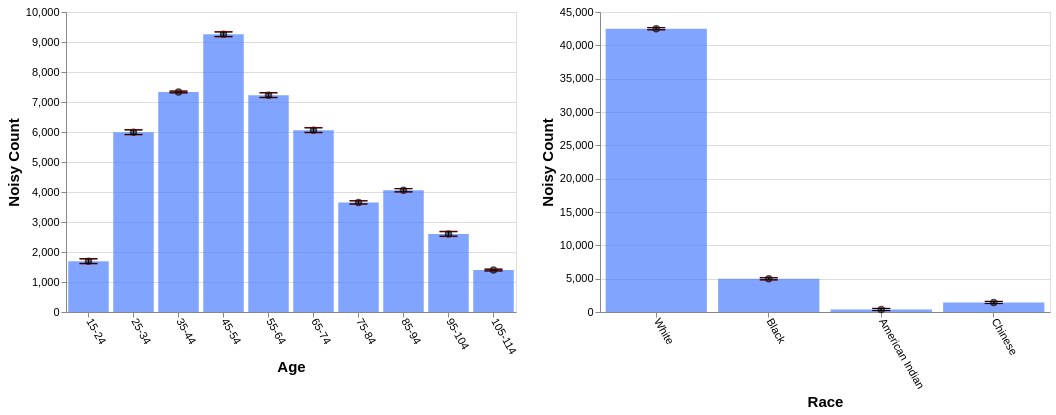

Write a Vega-Lite specification for this figure.
### Vega-Lite specification from a JSON file in a GitHub repository (floating-point values rounded to 4 significant figures)
{"config": {"view": {"continuousWidth": 400, "continuousHeight": 300}, "axis": {"labelFontSize": 11, "titleFontSize": 15}, "axisBottom": {"labelAngle": 60}}, "hconcat": [{"layer": [{"mark": "bar", "encoding": {"color": {"value": "transparent"}, "tooltip": [{"aggregate": "sum", "field": "noisy_count", "title": "noisy count", "type": "quantitative"}, {"aggregate": "sum", "field": "noisy_count_prev", "title": "prev count", "type": "quantitative"}, {"aggregate": "sum", "field": "error", "title": "current error", "type": "quantitative"}, {"aggregate": "sum", "field": "error_prev", "title": "prev error", "type": "quantitative"}], "x": {"field": "age", "sort": null, "title": "Age", "type": "ordinal"}}, "height": 300, "selection": {"selector689": {"type": "interval", "encodings": ["x"]}}, "transform": [{"filter": {"selection": "selector690"}}], "width": 450}, {"mark": {"type": "bar", "color": "gray", "opacity": 0}, "encoding": {"x": {"field": "age", "sort": null, "title": "Age", "type": "ordinal"}, "y": {"aggregate": "sum", "field": "noisy_count_prev", "type": "quantitative"}}, "transform": [{"filter": {"selection": "selector690"}}]}, {"mark": {"type": "bar", "color": "#4C7FFF", "opacity": 0.7}, "encoding": {"x": {"field": "age", "sort": null, "title": "Age", "type": "ordinal"}, "y": {"aggregate": "sum", "field": "noisy_count", "type": "quantitative"}}, "transform": [{"filter": {"selection": "selector690"}}]}, {"mark": {"type": "point", "color": "black", "opacity": 0.7}, "encoding": {"x": {"field": "age", "sort": null, "title": "Age", "type": "ordinal"}, "y": {"aggregate": "sum", "field": "noisy_count", "title": "Noisy Count", "type": "quantitative"}}, "transform": [{"filter": {"selection": "selector690"}}]}, {"mark": {"type": "rule", "color": "#B6B6B6", "size": 2, "strokeDash": [3, 3]}, "encoding": {"x": {"field": "age", "sort": null, "title": "Age", "type": "ordinal"}, "y": {"aggregate": "sum", "field": "plus_error_prev_age", "title": "", "type": "quantitative"}, "y2": {"aggregate": "sum", "field": "minus_error_prev_age", "title": ""}}, "transform": [{"filter": {"selection": "selector690"}}]}, {"mark": {"type": "tick", "color": "#B90000", "size": 0, "strokeDash": [1, 1]}, "encoding": {"x": {"field": "age", "sort": null, "title": "Age", "type": "ordinal"}, "y": {"aggregate": "sum", "field": "plus_error_prev_age", "type": "quantitative"}}, "transform": [{"filter": {"selection": "selector690"}}]}, {"mark": {"type": "tick", "color": "#B90000", "size": 0, "strokeDash": [3, 1]}, "encoding": {"x": {"field": "age", "sort": null, "title": "Age", "type": "ordinal"}, "y": {"aggregate": "sum", "field": "minus_error_prev_age", "type": "quantitative"}}, "transform": [{"filter": {"selection": "selector690"}}]}, {"mark": {"type": "rule", "color": "black", "size": 2}, "encoding": {"x": {"field": "age", "sort": null, "title": "Age", "type": "ordinal"}, "y": {"aggregate": "sum", "field": "plus_error", "title": "", "type": "quantitative"}, "y2": {"aggregate": "sum", "field": "minus_error", "title": ""}}, "transform": [{"filter": {"selection": "selector690"}}]}, {"mark": {"type": "tick", "color": "black", "width": 0}, "encoding": {"x": {"field": "age", "sort": null, "title": "Age", "type": "ordinal"}, "y": {"aggregate": "sum", "field": "plus_error", "type": "quantitative"}}, "transform": [{"filter": {"selection": "selector690"}}]}, {"mark": {"type": "tick", "color": "black", "width": 0}, "encoding": {"x": {"field": "age", "sort": null, "title": "Age", "type": "ordinal"}, "y": {"aggregate": "sum", "field": "minus_error", "type": "quantitative"}}, "transform": [{"filter": {"selection": "selector690"}}]}]}, {"layer": [{"mark": "bar", "encoding": {"color": {"value": "transparent"}, "tooltip": [{"aggregate": "sum", "field": "noisy_count", "title": "noisy count", "type": "quantitative"}, {"aggregate": "sum", "field": "noisy_count_prev", "title": "prev count", "type": "quantitative"}, {"aggregate": "sum", "field": "error", "title": "current error", "type": "quantitative"}, {"aggregate": "sum", "field": "error_prev", "title": "prev error", "type": "quantitative"}], "x": {"field": "race", "sort": null, "title": "Race", "type": "ordinal"}}, "height": 300, "selection": {"selector690": {"type": "interval", "encodings": ["x"]}}, "transform": [{"filter": {"selection": "selector689"}}], "width": 450}, {"mark": {"type": "bar", "color": "gray", "opacity": 0}, "encoding": {"x": {"field": "race", "sort": null, "title": "Race", "type": "ordinal"}, "y": {"aggregate": "sum", "field": "noisy_count_prev", "type": "quantitative"}}, "transform": [{"filter": {"selection": "selector689"}}]}, {"mark": {"type": "bar", "color": "#4C7FFF", "opacity": 0.7}, "encoding": {"x": {"field": "race", "sort": null, "title": "Race", "type": "ordinal"}, "y": {"aggregate": "sum", "field": "noisy_count", "type": "quantitative"}}, "transform": [{"filter": {"selection": "selector689"}}]}, {"mark": {"type": "point", "color": "black", "opacity": 0.7}, "encoding": {"x": {"field": "race", "sort": null, "title": "Race", "type": "ordinal"}, "y": {"aggregate": "sum", "field": "noisy_count", "title": "Noisy Count", "type": "quantitative"}}, "transform": [{"filter": {"selection": "selector689"}}]}, {"mark": {"type": "rule", "color": "#B6B6B6", "size": 2, "strokeDash": [3, 3]}, "encoding": {"x": {"field": "race", "sort": null, "title": "Race", "type": "ordinal"}, "y": {"aggregate": "sum", "field": "plus_error_prev_race", "title": "", "type": "quantitative"}, "y2": {"aggregate": "sum", "field": "minus_error_prev_race", "title": ""}}, "transform": [{"filter": {"selection": "selector689"}}]}, {"mark": {"type": "tick", "color": "#B90000", "size": 0, "strokeDash": [1, 1]}, "encoding": {"x": {"field": "race", "sort": null, "title": "Race", "type": "ordinal"}, "y": {"aggregate": "sum", "field": "plus_error_prev_race", "type": "quantitative"}}, "transform": [{"filter": {"selection": "selector689"}}]}, {"mark": {"type": "tick", "color": "#B90000", "size": 0, "strokeDash": [3, 1]}, "encoding": {"x": {"field": "race", "sort": null, "title": "Race", "type": "ordinal"}, "y": {"aggregate": "sum", "field": "minus_error_prev_race", "type": "quantitative"}}, "transform": [{"filter": {"selection": "selector689"}}]}, {"mark": {"type": "rule", "color": "black", "size": 2}, "encoding": {"x": {"field": "race", "sort": null, "title": "Race", "type": "ordinal"}, "y": {"aggregate": "sum", "field": "plus_error", "title": "", "type": "quantitative"}, "y2": {"aggregate": "sum", "field": "minus_error", "title": ""}}, "transform": [{"filter": {"selection": "selector689"}}]}, {"mark": {"type": "tick", "color": "black", "width": 0}, "encoding": {"x": {"field": "race", "sort": null, "title": "Race", "type": "ordinal"}, "y": {"aggregate": "sum", "field": "plus_error", "type": "quantitative"}}, "transform": [{"filter": {"selection": "selector689"}}]}, {"mark": {"type": "tick", "color": "black", "width": 0}, "encoding": {"x": {"field": "race", "sort": null, "title": "Race", "type": "ordinal"}, "y": {"aggregate": "sum", "field": "minus_error", "type": "quantitative"}}, "transform": [{"filter": {"selection": "selector689"}}]}]}], "data": {"name": "data-d3e32fc09ec2f31982d938ad856381fc"}, "$schema": "https://vega.github.io/schema/vega-lite/v4.17.0.json", "datasets": {"data-d3e32fc09ec2f31982d938ad856381fc": [{"age": "15-24", "race": "White", "noisy_count": 1308.0, "true_count": 1271.0, "plus_error": 1326.0, "minus_error": 1290.0, "error": 17.9, "noisy_count_prev": 1303.0, "true_count_prev": 1271.0, "plus_error_prev": 1325.0, "minus_error_prev": 1281.0, "error_prev": 22.4, "plus_error_prev_age": 1330.0, "minus_error_prev_age": 1285.0, "plus_error_prev_race": 1327.0, "minus_error_prev_race": 1282.0}, {"age": "15-24", "race": "Black", "noisy_count": 125.2, "true_count": 192.0, "plus_error": 143.1, "minus_error": 107.3, "error": 17.9, "noisy_count_prev": 123.5, "true_count_prev": 192.0, "plus_error_prev": 145.9, "minus_error_prev": 101.1, "error_prev": 22.4, "plus_error_prev_age": 150.2, "minus_error_prev_age": 105.4, "plus_error_prev_race": 146.6, "minus_error_prev_race": 101.8}, {"age": "15-24", "race": "American Indian", "noisy_count": 91.0, "true_count": 31.0, "plus_error": 108.9, "minus_error": 73.1, "error": 17.9, "noisy_count_prev": 83.8, "true_count_prev": 31.0, "plus_error_prev": 106.1, "minus_error_prev": 61.4, "error_prev": 22.4, "plus_error_prev_age": 110.4, "minus_error_prev_age": 65.67, "plus_error_prev_race": 102.5, "minus_error_prev_race": 57.82}, {"age": "15-24", "race": "Chinese", "noisy_count": 169.1, "true_count": 62.0, "plus_error": 187.0, "minus_error": 151.2, "error": 17.9, "noisy_count_prev": 165.6, "true_count_prev": 62.0, "plus_error_prev": 188.0, "minus_error_prev": 143.2, "error_prev": 22.4, "plus_error_prev_age": 192.3, "minus_error_prev_age": 147.5, "plus_error_prev_race": 188.1, "minus_error_prev_race": 143.3}, {"age": "25-34", "race": "White", "noisy_count": 5027.0, "true_count": 5110.0, "plus_error": 5045.0, "minus_error": 5010.0, "error": 17.9, "noisy_count_prev": 5029.0, "true_count_prev": 5110.0, "plus_error_prev": 5051.0, "minus_error_prev": 5007.0, "error_prev": 22.4, "plus_error_prev_age": 5049.0, "minus_error_prev_age": 5004.0, "plus_error_prev_race": 5053.0, "minus_error_prev_race": 5008.0}, {"age": "25-34", "race": "Black", "noisy_count": 703.0, "true_count": 700.0, "plus_error": 720.9, "minus_error": 685.1, "error": 17.9, "noisy_count_prev": 705.9, "true_count_prev": 700.0, "plus_error_prev": 728.3, "minus_error_prev": 683.6, "error_prev": 22.4, "plus_error_prev_age": 725.4, "minus_error_prev_age": 680.7, "plus_error_prev_race": 729.0, "minus_error_prev_race": 684.3}, {"age": "25-34", "race": "American Indian", "noisy_count": 52.2, "true_count": 83.0, "plus_error": 70.1, "minus_error": 34.3, "error": 17.9, "noisy_count_prev": 68.6, "true_count_prev": 83.0, "plus_error_prev": 91.0, "minus_error_prev": 46.2, "error_prev": 22.4, "plus_error_prev_age": 88.15, "minus_error_prev_age": 43.35, "plus_error_prev_race": 87.42, "minus_error_prev_race": 42.62}, {"age": "25-34", "race": "Chinese", "noisy_count": 209.7, "true_count": 244.0, "plus_error": 227.6, "minus_error": 191.8, "error": 17.9, "noisy_count_prev": 200.2, "true_count_prev": 244.0, "plus_error_prev": 222.6, "minus_error_prev": 177.9, "error_prev": 22.4, "plus_error_prev_age": 219.7, "minus_error_prev_age": 175.0, "plus_error_prev_race": 222.7, "minus_error_prev_race": 178.0}, {"age": "35-44", "race": "White", "noisy_count": 6204.0, "true_count": 6181.0, "plus_error": 6211.0, "minus_error": 6197.0, "error": 6.6, "noisy_count_prev": 6200.0, "true_count_prev": 6181.0, "plus_error_prev": 6208.0, "minus_error_prev": 6191.0, "error_prev": 8.6, "plus_error_prev_age": 6208.0, "minus_error_prev_age": 6191.0, "plus_error_prev_race": 6210.0, "minus_error_prev_race": 6193.0}, {"age": "35-44", "race": "Black", "noisy_count": 825.3, "true_count": 793.0, "plus_error": 831.9, "minus_error": 818.7, "error": 6.6, "noisy_count_prev": 826.7, "true_count_prev": 793.0, "plus_error_prev": 835.3, "minus_error_prev": 818.1, "error_prev": 8.6, "plus_error_prev_age": 835.4, "minus_error_prev_age": 818.2, "plus_error_prev_race": 836.0, "minus_error_prev_race": 818.8}, {"age": "35-44", "race": "American Indian", "noisy_count": 53.9, "true_count": 93.0, "plus_error": 60.5, "minus_error": 47.3, "error": 6.6, "noisy_count_prev": 56.4, "true_count_prev": 93.0, "plus_error_prev": 64.9, "minus_error_prev": 47.8, "error_prev": 8.6, "plus_error_prev_age": 65.03, "minus_error_prev_age": 47.92, "plus_error_prev_race": 61.32, "minus_error_prev_race": 44.22}, {"age": "35-44", "race": "Chinese", "noisy_count": 251.1, "true_count": 265.0, "plus_error": 257.7, "minus_error": 244.5, "error": 6.6, "noisy_count_prev": 251.2, "true_count_prev": 265.0, "plus_error_prev": 259.8, "minus_error_prev": 242.6, "error_prev": 8.6, "plus_error_prev_age": 259.9, "minus_error_prev_age": 242.7, "plus_error_prev_race": 259.9, "minus_error_prev_race": 242.7}, {"age": "45-54", "race": "White", "noisy_count": 7995.0, "true_count": 7988.0, "plus_error": 8013.0, "minus_error": 7977.0, "error": 17.9, "noisy_count_prev": 7998.0, "true_count_prev": 7988.0, "plus_error_prev": 8020.0, "minus_error_prev": 7975.0, "error_prev": 22.4, "plus_error_prev_age": 8015.0, "minus_error_prev_age": 7970.0, "plus_error_prev_race": 8022.0, "minus_error_prev_race": 7977.0}, {"age": "45-54", "race": "Black", "noisy_count": 878.3, "true_count": 967.0, "plus_error": 896.2, "minus_error": 860.4, "error": 17.9, "noisy_count_prev": 883.4, "true_count_prev": 967.0, "plus_error_prev": 905.7, "minus_error_prev": 861.0, "error_prev": 22.4, "plus_error_prev_age": 901.1, "minus_error_prev_age": 856.4, "plus_error_prev_race": 906.4, "minus_error_prev_race": 861.7}, {"age": "45-54", "race": "American Indian", "noisy_count": 107.9, "true_count": 112.0, "plus_error": 125.8, "minus_error": 90.0, "error": 17.9, "noisy_count_prev": 111.8, "true_count_prev": 112.0, "plus_error_prev": 134.2, "minus_error_prev": 89.5, "error_prev": 22.4, "plus_error_prev_age": 129.6, "minus_error_prev_age": 84.9, "plus_error_prev_race": 130.6, "minus_error_prev_race": 85.92}, {"age": "45-54", "race": "Chinese", "noisy_count": 276.8, "true_count": 266.0, "plus_error": 294.7, "minus_error": 258.9, "error": 17.9, "noisy_count_prev": 283.8, "true_count_prev": 266.0, "plus_error_prev": 306.2, "minus_error_prev": 261.5, "error_prev": 22.4, "plus_error_prev_age": 301.6, "minus_error_prev_age": 256.9, "plus_error_prev_race": 306.3, "minus_error_prev_race": 261.6}, {"age": "55-64", "race": "White", "noisy_count": 6306.0, "true_count": 6252.0, "plus_error": 6324.0, "minus_error": 6288.0, "error": 17.9, "noisy_count_prev": 6294.0, "true_count_prev": 6252.0, "plus_error_prev": 6317.0, "minus_error_prev": 6272.0, "error_prev": 22.4, "plus_error_prev_age": 6319.0, "minus_error_prev_age": 6274.0, "plus_error_prev_race": 6319.0, "minus_error_prev_race": 6274.0}, {"age": "55-64", "race": "Black", "noisy_count": 692.7, "true_count": 744.0, "plus_error": 710.6, "minus_error": 674.8, "error": 17.9, "noisy_count_prev": 684.6, "true_count_prev": 744.0, "plus_error_prev": 707.0, "minus_error_prev": 662.2, "error_prev": 22.4, "plus_error_prev_age": 709.0, "minus_error_prev_age": 664.2, "plus_error_prev_race": 707.7, "minus_error_prev_race": 662.9}, {"age": "55-64", "race": "American Indian", "noisy_count": 54.0, "true_count": 90.0, "plus_error": 71.9, "minus_error": 36.1, "error": 17.9, "noisy_count_prev": 58.5, "true_count_prev": 90.0, "plus_error_prev": 80.9, "minus_error_prev": 36.1, "error_prev": 22.4, "plus_error_prev_age": 82.9, "minus_error_prev_age": 38.1, "plus_error_prev_race": 77.32, "minus_error_prev_race": 32.52}, {"age": "55-64", "race": "Chinese", "noisy_count": 175.4, "true_count": 233.0, "plus_error": 193.3, "minus_error": 157.5, "error": 17.9, "noisy_count_prev": 182.8, "true_count_prev": 233.0, "plus_error_prev": 205.2, "minus_error_prev": 160.5, "error_prev": 22.4, "plus_error_prev_age": 207.2, "minus_error_prev_age": 162.5, "plus_error_prev_race": 205.3, "minus_error_prev_race": 160.6}, {"age": "65-74", "race": "White", "noisy_count": 5122.0, "true_count": 5121.0, "plus_error": 5139.0, "minus_error": 5104.0, "error": 17.9, "noisy_count_prev": 5119.0, "true_count_prev": 5121.0, "plus_error_prev": 5141.0, "minus_error_prev": 5097.0, "error_prev": 22.4, "plus_error_prev_age": 5143.0, "minus_error_prev_age": 5098.0, "plus_error_prev_race": 5143.0, "minus_error_prev_race": 5098.0}, {"age": "65-74", "race": "Black", "noisy_count": 624.3, "true_count": 525.0, "plus_error": 642.2, "minus_error": 606.4, "error": 17.9, "noisy_count_prev": 623.2, "true_count_prev": 525.0, "plus_error_prev": 645.5, "minus_error_prev": 600.8, "error_prev": 22.4, "plus_error_prev_age": 646.8, "minus_error_prev_age": 602.1, "plus_error_prev_race": 646.2, "minus_error_prev_race": 601.5}, {"age": "65-74", "race": "American Indian", "noisy_count": 95.9, "true_count": 68.0, "plus_error": 113.8, "minus_error": 78.0, "error": 17.9, "noisy_count_prev": 99.0, "true_count_prev": 68.0, "plus_error_prev": 121.4, "minus_error_prev": 76.6, "error_prev": 22.4, "plus_error_prev_age": 122.7, "minus_error_prev_age": 77.92, "plus_error_prev_race": 117.8, "minus_error_prev_race": 73.02}, {"age": "65-74", "race": "Chinese", "noisy_count": 220.2, "true_count": 153.0, "plus_error": 238.1, "minus_error": 202.4, "error": 17.9, "noisy_count_prev": 215.3, "true_count_prev": 153.0, "plus_error_prev": 237.7, "minus_error_prev": 193.0, "error_prev": 22.4, "plus_error_prev_age": 239.0, "minus_error_prev_age": 194.3, "plus_error_prev_race": 237.8, "minus_error_prev_race": 193.1}, {"age": "75-84", "race": "White", "noisy_count": 3366.0, "true_count": 3396.0, "plus_error": 3378.0, "minus_error": 3353.0, "error": 12.5, "noisy_count_prev": 3368.0, "true_count_prev": 3396.0, "plus_error_prev": 3382.0, "minus_error_prev": 3353.0, "error_prev": 14.6, "plus_error_prev_age": 3377.0, "minus_error_prev_age": 3348.0, "plus_error_prev_race": 3384.0, "minus_error_prev_race": 3355.0}, {"age": "75-84", "race": "Black", "noisy_count": 334.8, "true_count": 387.0, "plus_error": 347.3, "minus_error": 322.3, "error": 12.5, "noisy_count_prev": 337.7, "true_count_prev": 387.0, "plus_error_prev": 352.3, "minus_error_prev": 323.1, "error_prev": 14.6, "plus_error_prev_age": 347.3, "minus_error_prev_age": 318.1, "plus_error_prev_race": 353.0, "minus_error_prev_race": 323.8}, {"age": "75-84", "race": "American Indian", "noisy_count": -71.0, "true_count": 33.0, "plus_error": -58.5, "minus_error": -83.6, "error": 12.5, "noisy_count_prev": -58.3, "true_count_prev": 33.0, "plus_error_prev": -43.7, "minus_error_prev": -72.9, "error_prev": 14.6, "plus_error_prev_age": -48.75, "minus_error_prev_age": -77.95, "plus_error_prev_race": -47.28, "minus_error_prev_race": -76.48}, {"age": "75-84", "race": "Chinese", "noisy_count": 23.0, "true_count": 93.0, "plus_error": 35.6, "minus_error": 10.5, "error": 12.5, "noisy_count_prev": 25.6, "true_count_prev": 93.0, "plus_error_prev": 40.2, "minus_error_prev": 11.0, "error_prev": 14.6, "plus_error_prev_age": 35.15, "minus_error_prev_age": 5.95, "plus_error_prev_race": 40.27, "minus_error_prev_race": 11.07}, {"age": "85-94", "race": "White", "noisy_count": 3611.0, "true_count": 3579.0, "plus_error": 3624.0, "minus_error": 3599.0, "error": 12.5, "noisy_count_prev": 3608.0, "true_count_prev": 3579.0, "plus_error_prev": 3623.0, "minus_error_prev": 3594.0, "error_prev": 14.6, "plus_error_prev_age": 3625.0, "minus_error_prev_age": 3596.0, "plus_error_prev_race": 3625.0, "minus_error_prev_race": 3596.0}, {"age": "85-94", "race": "Black", "noisy_count": 349.2, "true_count": 351.0, "plus_error": 361.8, "minus_error": 336.7, "error": 12.5, "noisy_count_prev": 349.3, "true_count_prev": 351.0, "plus_error_prev": 363.9, "minus_error_prev": 334.7, "error_prev": 14.6, "plus_error_prev_age": 366.3, "minus_error_prev_age": 337.1, "plus_error_prev_race": 364.6, "minus_error_prev_race": 335.4}, {"age": "85-94", "race": "American Indian", "noisy_count": 43.4, "true_count": 33.0, "plus_error": 56.0, "minus_error": 30.9, "error": 12.5, "noisy_count_prev": 39.3, "true_count_prev": 33.0, "plus_error_prev": 53.9, "minus_error_prev": 24.7, "error_prev": 14.6, "plus_error_prev_age": 56.27, "minus_error_prev_age": 27.07, "plus_error_prev_race": 50.32, "minus_error_prev_race": 21.12}, {"age": "85-94", "race": "Chinese", "noisy_count": 53.5, "true_count": 74.0, "plus_error": 66.1, "minus_error": 41.0, "error": 12.5, "noisy_count_prev": 50.8, "true_count_prev": 74.0, "plus_error_prev": 65.4, "minus_error_prev": 36.2, "error_prev": 14.6, "plus_error_prev_age": 67.77, "minus_error_prev_age": 38.57, "plus_error_prev_race": 65.47, "minus_error_prev_race": 36.27}, {"age": "95-104", "race": "White", "noisy_count": 2294.0, "true_count": 2336.0, "plus_error": 2312.0, "minus_error": 2276.0, "error": 17.9, "noisy_count_prev": 2299.0, "true_count_prev": 2336.0, "plus_error_prev": 2321.0, "minus_error_prev": 2276.0, "error_prev": 22.4, "plus_error_prev_age": 2321.0, "minus_error_prev_age": 2276.0, "plus_error_prev_race": 2323.0, "minus_error_prev_race": 2278.0}, {"age": "95-104", "race": "Black", "noisy_count": 324.1, "true_count": 160.0, "plus_error": 342.0, "minus_error": 306.2, "error": 17.9, "noisy_count_prev": 313.0, "true_count_prev": 160.0, "plus_error_prev": 335.4, "minus_error_prev": 290.7, "error_prev": 22.4, "plus_error_prev_age": 334.9, "minus_error_prev_age": 290.2, "plus_error_prev_race": 336.1, "minus_error_prev_race": 291.4}, {"age": "95-104", "race": "American Indian", "noisy_count": -77.3, "true_count": 14.0, "plus_error": -59.4, "minus_error": -95.2, "error": 17.9, "noisy_count_prev": -69.3, "true_count_prev": 14.0, "plus_error_prev": -46.9, "minus_error_prev": -91.7, "error_prev": 22.4, "plus_error_prev_age": -47.35, "minus_error_prev_age": -92.15, "plus_error_prev_race": -50.48, "minus_error_prev_race": -95.28}, {"age": "95-104", "race": "Chinese", "noisy_count": 62.4, "true_count": 35.0, "plus_error": 80.3, "minus_error": 44.5, "error": 17.9, "noisy_count_prev": 62.4, "true_count_prev": 35.0, "plus_error_prev": 84.7, "minus_error_prev": 40.0, "error_prev": 22.4, "plus_error_prev_age": 84.25, "minus_error_prev_age": 39.55, "plus_error_prev_race": 84.77, "minus_error_prev_race": 40.07}, {"age": "105-114", "race": "White", "noisy_count": 1258.0, "true_count": 1270.0, "plus_error": 1264.0, "minus_error": 1251.0, "error": 6.7, "noisy_count_prev": 1256.0, "true_count_prev": 1270.0, "plus_error_prev": 1264.0, "minus_error_prev": 1247.0, "error_prev": 8.7, "plus_error_prev_age": 1265.0, "minus_error_prev_age": 1247.0, "plus_error_prev_race": 1266.0, "minus_error_prev_race": 1249.0}, {"age": "105-114", "race": "Black", "noisy_count": 120.6, "true_count": 110.0, "plus_error": 127.3, "minus_error": 113.9, "error": 6.7, "noisy_count_prev": 122.8, "true_count_prev": 110.0, "plus_error_prev": 131.5, "minus_error_prev": 114.1, "error_prev": 8.7, "plus_error_prev_age": 131.7, "minus_error_prev_age": 114.3, "plus_error_prev_race": 132.2, "minus_error_prev_race": 114.8}, {"age": "105-114", "race": "American Indian", "noisy_count": 28.8, "true_count": 4.0, "plus_error": 35.5, "minus_error": 22.1, "error": 6.7, "noisy_count_prev": 24.8, "true_count_prev": 4.0, "plus_error_prev": 33.5, "minus_error_prev": 16.1, "error_prev": 8.7, "plus_error_prev_age": 33.73, "minus_error_prev_age": 16.33, "plus_error_prev_race": 29.92, "minus_error_prev_race": 12.52}, {"age": "105-114", "race": "Chinese", "noisy_count": -8.8, "true_count": 17.0, "plus_error": -2.1, "minus_error": -15.5, "error": 6.7, "noisy_count_prev": -6.0, "true_count_prev": 17.0, "plus_error_prev": 2.8, "minus_error_prev": -14.7, "error_prev": 8.7, "plus_error_prev_age": 3.025, "minus_error_prev_age": -14.47, "plus_error_prev_race": 2.87, "minus_error_prev_race": -14.63}]}}
